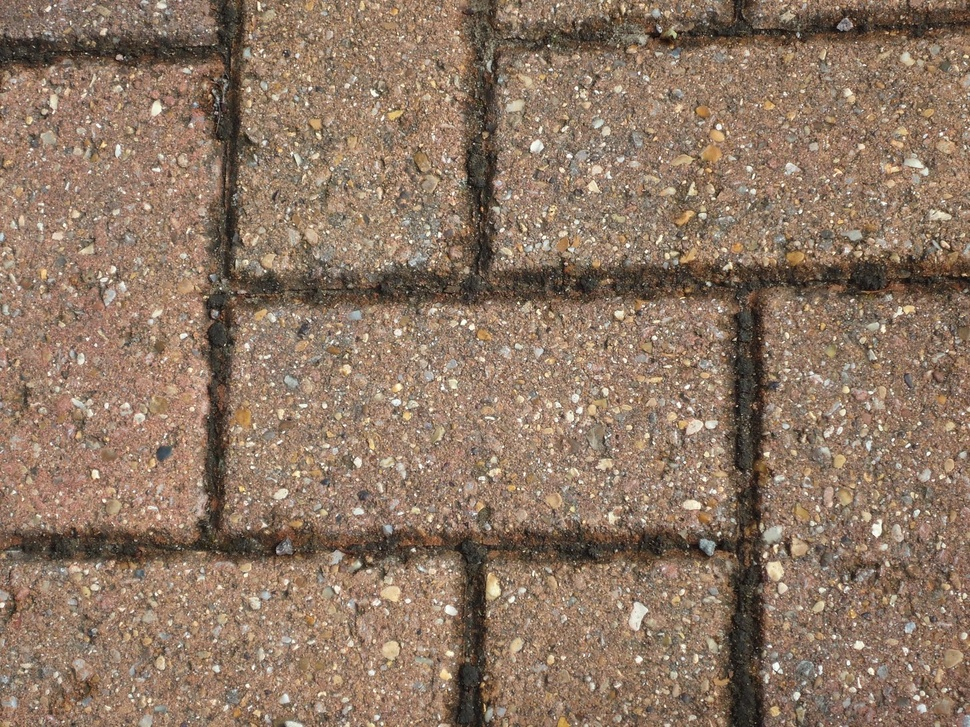
//> input picture bin/target1.jpeg, 970 x 727 px, shrunk from 1600 x 1200 before the run
$ ./canny ../bin/target1.jpeg   (built with g++ and OpenCV 4)
//> lines starting //> are read from the running program, lines starting //| are printed output that depends on the picture
#include "opencv2/imgproc/imgproc.hpp"
#include "opencv2/highgui/highgui.hpp"
#include <stdlib.h>
#include <stdio.h>
#include <opencv/highgui.h>

using namespace cv;

/// Global variables

Mat src, src_gray;
Mat dst, detected_edges;

int edgeThresh = 1;
int lowThreshold;
int const max_lowThreshold = 100;
int ratio = 3;
int kernel_size = 3;
char* window_name = "Edge Map";

/**
 * @function CannyThreshold
 * @brief Trackbar callback - Canny thresholds input with a ratio 1:3
 */
void CannyThreshold(int, void*)
{
  /// Reduce noise with a kernel 3x3
  blur( src_gray, detected_edges, Size(3,3) );

  /// Canny detector
  Canny( detected_edges, detected_edges, lowThreshold, lowThreshold*ratio, kernel_size );

  /// Using Canny's output as a mask, we display our result
  dst = Scalar::all(0);

  src.copyTo( dst, detected_edges);
  imshow( window_name, dst );
 }


/** @function main */
int main( int argc, char** argv )
{
  /// Load an image
  src = imread( argv[1] );
//> src is the input picture: 727 rows x 970 cols, CV_8UC3; mean B, G, R 100.2, 119.1, 142.4

  if( !src.data )
  { return -1; }

  /// Create a matrix of the same type and size as src (for dst)
  dst.create( src.size(), src.type() );

  /// Convert the image to grayscale
  cvtColor( src, src_gray, CV_BGR2GRAY );
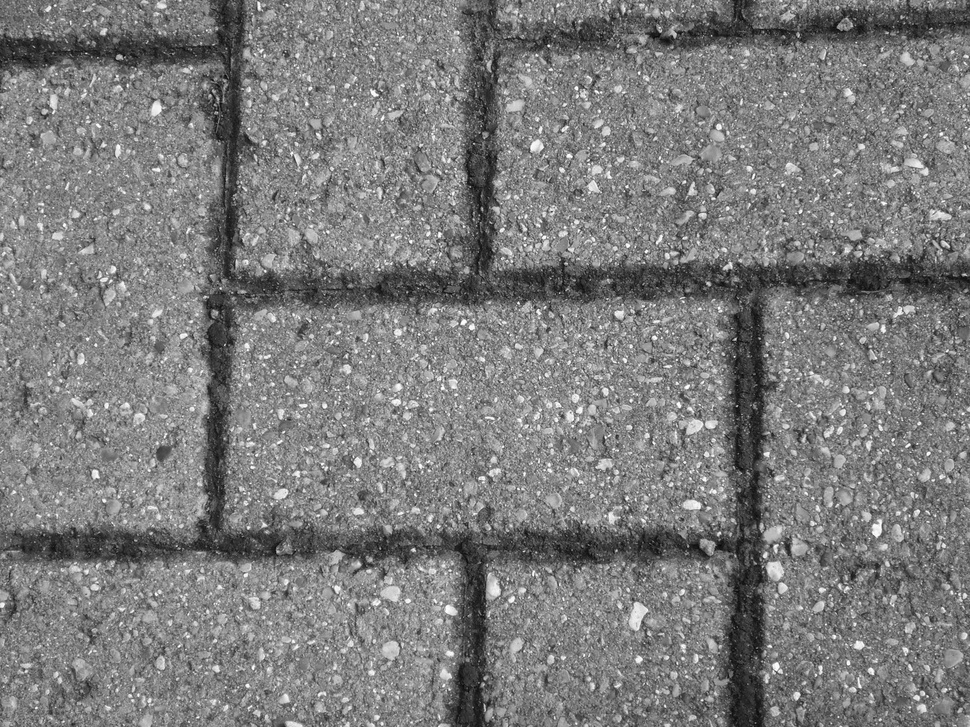
//> src_gray: 727 rows x 970 cols, CV_8UC1; min 1, max 254, mean 123.9

  /// Create a window
  namedWindow( window_name, CV_WINDOW_AUTOSIZE );

  /// Create a Trackbar for user to enter threshold
  createTrackbar( "Min Threshold:", window_name, &lowThreshold, max_lowThreshold, CannyThreshold );

  /// Show the image
  CannyThreshold(0, 0);
//> in CannyThreshold, `Canny( detected_edges, detected_edges, lowThreshold, lowThreshold*rati..`:
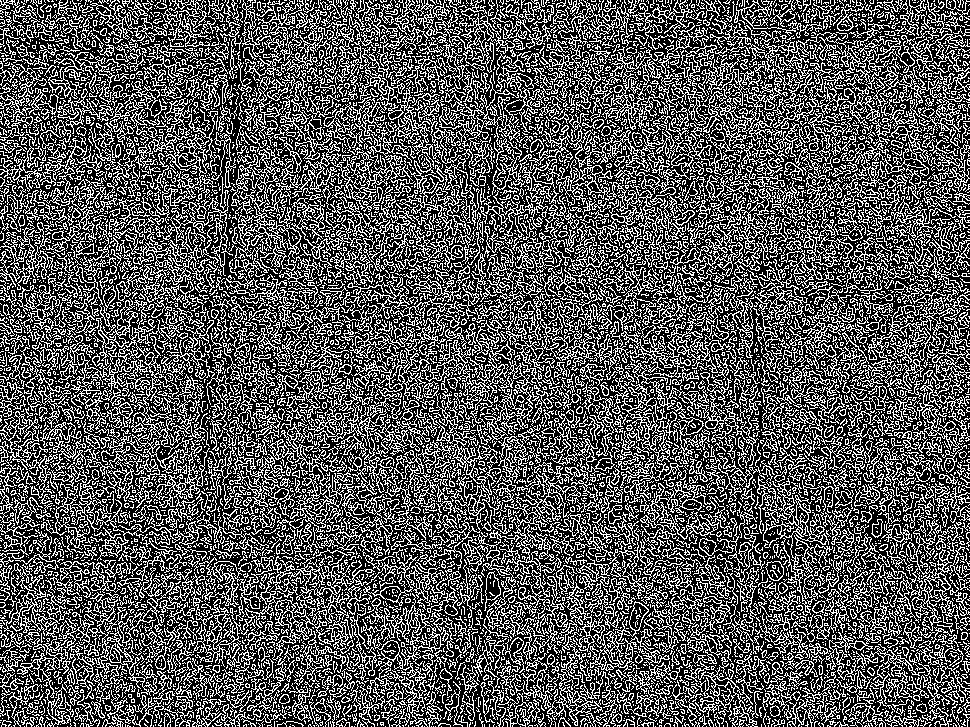
//> detected_edges: 727 rows x 970 cols, CV_8UC1; 34.1% white in thin lines or dots
//> in CannyThreshold, `src.copyTo( dst, detected_edges);`:
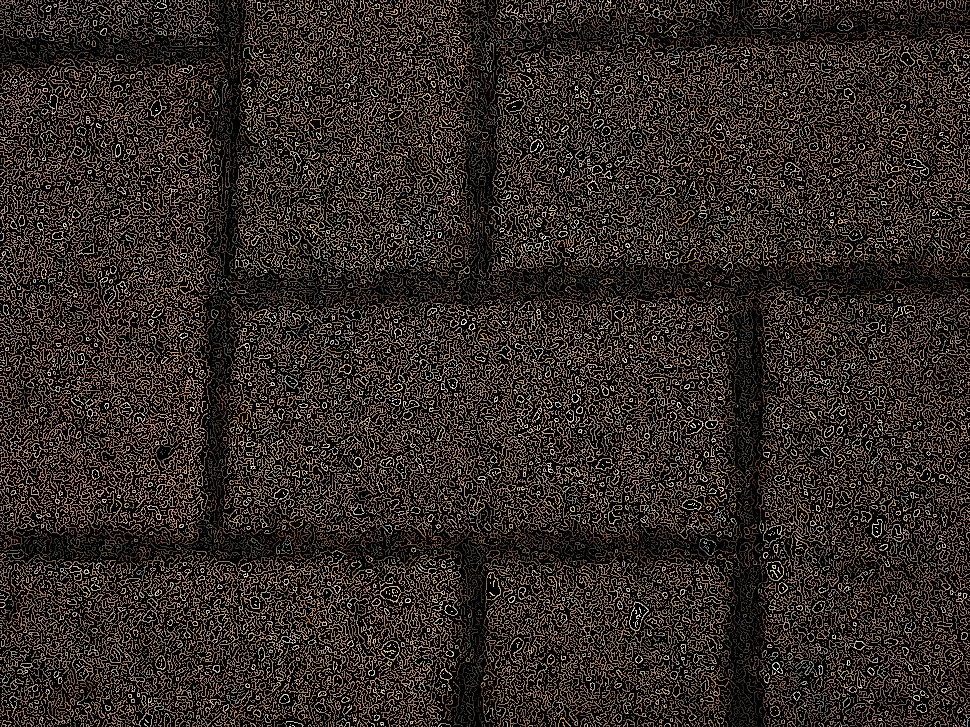
//> dst: 727 rows x 970 cols, CV_8UC3; mean B, G, R 34.9, 41.3, 49.3

  /// Wait until user exit program by pressing a key
  waitKey(0);

  return 0;
  }
